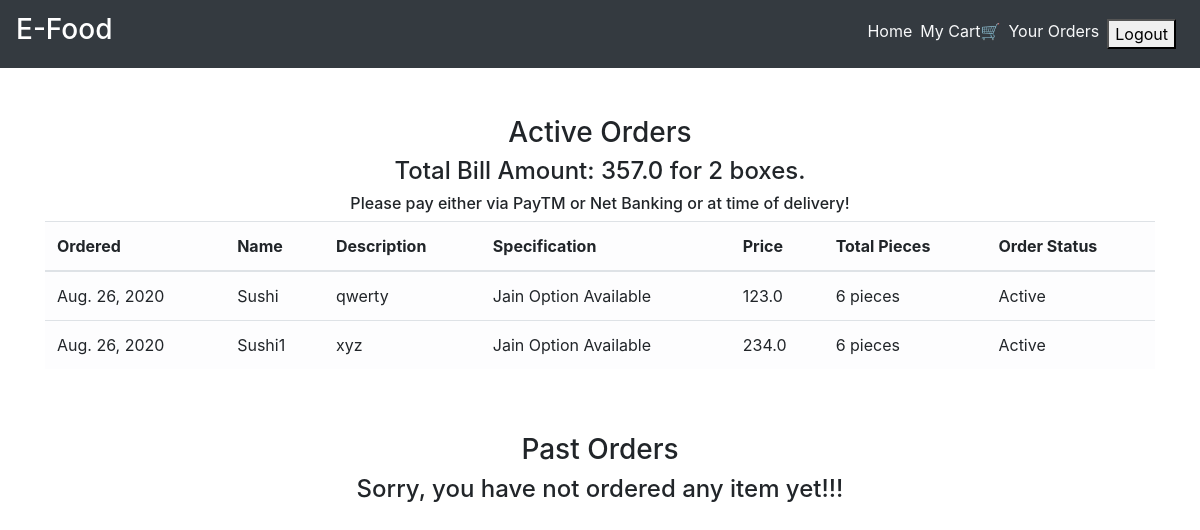
The app's page /order_details/ (signed in) with its own data.
### main/models.py (models this page shows, shortened)
class CartItems(models.Model):
    ORDER_STATUS = (
        ('Active', 'Active'),
        ('Delivered', 'Delivered')
    )
    user = models.ForeignKey(User, on_delete=models.CASCADE)
    item = models.ForeignKey(Item, on_delete=models.CASCADE)
    ordered = models.BooleanField(default=False)
    quantity = models.IntegerField(default=1)
    ordered_date = models.DateField(default=timezone.now)
    status = models.CharField(max_length=20, choices=ORDER_STATUS, default='Active')
    delivery_date = models.DateField(default=timezone.now)
    class Meta:
        verbose_name = 'Cart Item'
        verbose_name_plural = 'Cart Items'

class Item(models.Model):
    LABELS = (
        ('BestSeller', 'BestSeller'),
        ('New', 'New'),
        ('Spicy🔥', 'Spicy🔥'),
    )
    LABEL_COLOUR = (
        ('danger', 'danger'),
        ('success', 'success'),
        ('primary', 'primary'),
        ('info', 'info')
    )
    title = models.CharField(max_length=150)
    description = models.CharField(max_length=250,blank=True)
    price = models.FloatField()
    pieces = models.IntegerField(default=6)
    instructions = models.CharField(max_length=250,default="Jain Option Available")
    image = models.ImageField(default='default.png', upload_to='images/')
    labels = models.CharField(max_length=25, choices=LABELS, blank=True)
    label_colour = models.CharField(max_length=15, choices=LABEL_COLOUR, blank=True)
    slug = models.SlugField(default="sushi_name")
    created_by = models.ForeignKey(User, on_delete=models.CASCADE)

### main/views.py (the view)
# urls.py: path('order_details/', views.order_details, name='order_details'),
@login_required
def order_details(request):
    items = CartItems.objects.filter(user=request.user, ordered=True,status="Active").order_by('-ordered_date')
    cart_items = CartItems.objects.filter(user=request.user, ordered=True,status="Delivered").order_by('-ordered_date')
    bill = items.aggregate(Sum('item__price'))
    number = items.aggregate(Sum('quantity'))
    pieces = items.aggregate(Sum('item__pieces'))
    total = bill.get("item__price__sum")
    count = number.get("quantity__sum")
    total_pieces = pieces.get("item__pieces__sum")
    context = {
        'items':items,
        'cart_items':cart_items,
        'total': total,
        'count': count,
        'total_pieces': total_pieces
    }
    return render(request, 'main/order_details.html', context)

### main/templatetags/get_group.py (called while the page is built)
@register.filter(name='has_group')
def has_group(user, group_name):
    return user.groups.filter(name=group_name).exists()

### main/templates/main/order_details.html
{% extends "main/layout.html" %}
{% block content %}
<div class="cart">
    <div class="container">
        <div class="row">
            <div class="col-sm-12 mt-5">
                <h3 class="text-center">Active Orders</h3>
                {% if items %}
                <h4 class="text-center">Total Bill Amount: {{total}} for {{ count }} boxes.</h4>
                <h6 class="text-center">Please pay either via PayTM or Net Banking or at time of delivery!</h6>
                <div class="table-responsive">
                    <table class="table table-light">
                        <thead>
                        <tr>
                            <th scope="col">Ordered</th>
                            <th scope="col">Name</th>
                            <th scope="col">Description</th>
                            <th scope="col">Specification</th>
                            <th scope="col">Price</th>
                            <th scope="col">Total Pieces</th>
                            <th scope="col">Order Status</th>
                        </tr>
                        </thead>
                        <tbody>
                            {% for item_active in items %}
                        <tr>
                            <td>{{ item_active.ordered_date }}</td>
                            <td>{{ item_active.item.title }} <span class="badge badge-{{ item_active.item.label_colour }}">{{ item_active.item.labels }}</span></td>
                            <td>{{ item_active.item.description }}</td>
                            <td>{{ item_active.item.instructions }}</td>
                            <td>{{ item_active.item.price }}</td>
                            <td>{{ item_active.item.pieces }} pieces</td>
                            <td>{{ item_active.status }}</td>
                        </tr>
                            {% endfor %}
                        </tbody>
                    </table>
                </div>
                {% else %}
                <h4 class="text-center">Sorry, you have not ordered any item yet!!!</h4>
                {% endif %}
            </div>
        </div>
        <div class="row">
            <div class="col-sm-12 mt-5">
                <h3 class="text-center">Past Orders</h3>
                {% if cart_items %}
                <div class="table-responsive">
                    <table class="table table-light">
                        <thead>
                        <tr>
                            <th scope="col">Ordered</th>
                            <th scope="col">Name</th>
                            <th scope="col">Description</th>
                            <th scope="col">Specification</th>
                            <th scope="col">Price</th>
                            <th scope="col">Total Pieces</th>
                            <th scope="col">Order Status</th>
                            <th scope="col">Delivery Date</th>
                        </tr>
                        </thead>
                        <tbody>
                            {% for cart in cart_items %}
                        <tr>
                            <td>{{ cart.ordered_date }}</td>
                            <td>{{ cart.item.title }} <span class="badge badge-{{ cart.item.label_colour }}">{{ cart.item.labels }}</span></td>
                            <td>{{ cart.item.description }}</td>
                            <td>{{ cart.item.instructions }}</td>
                            <td>{{ cart.item.price }}</td>
                            <td>{{ cart.item.pieces }} pieces</td>
                            <td>{{ cart.status }}</td>
                            <td>{{ cart.delivery_date }}</td>
                        </tr>
                            {% endfor %}
                        </tbody>
                    </table>
                </div>
                {% else %}
                <h4 class="text-center">Sorry, you have not ordered any item yet!!!</h4>
                {% endif %}
            </div>
        </div>
    </div>
</div>
{% endblock content %}

### records on screen
CartItems: ordered_date "Aug. 26, 2020", item "Sushi", item.description "qwerty", item.instructions "Jain Option Available", item.price "123.0", item.pieces "6", status "Active"
CartItems: ordered_date "Aug. 26, 2020", item "Sushi1", item.description "xyz", item.instructions "Jain Option Available", item.price "234.0", item.pieces "6", status "Active"

### other values on screen
{{ total }} "357.0"
{{ count }} "2"
